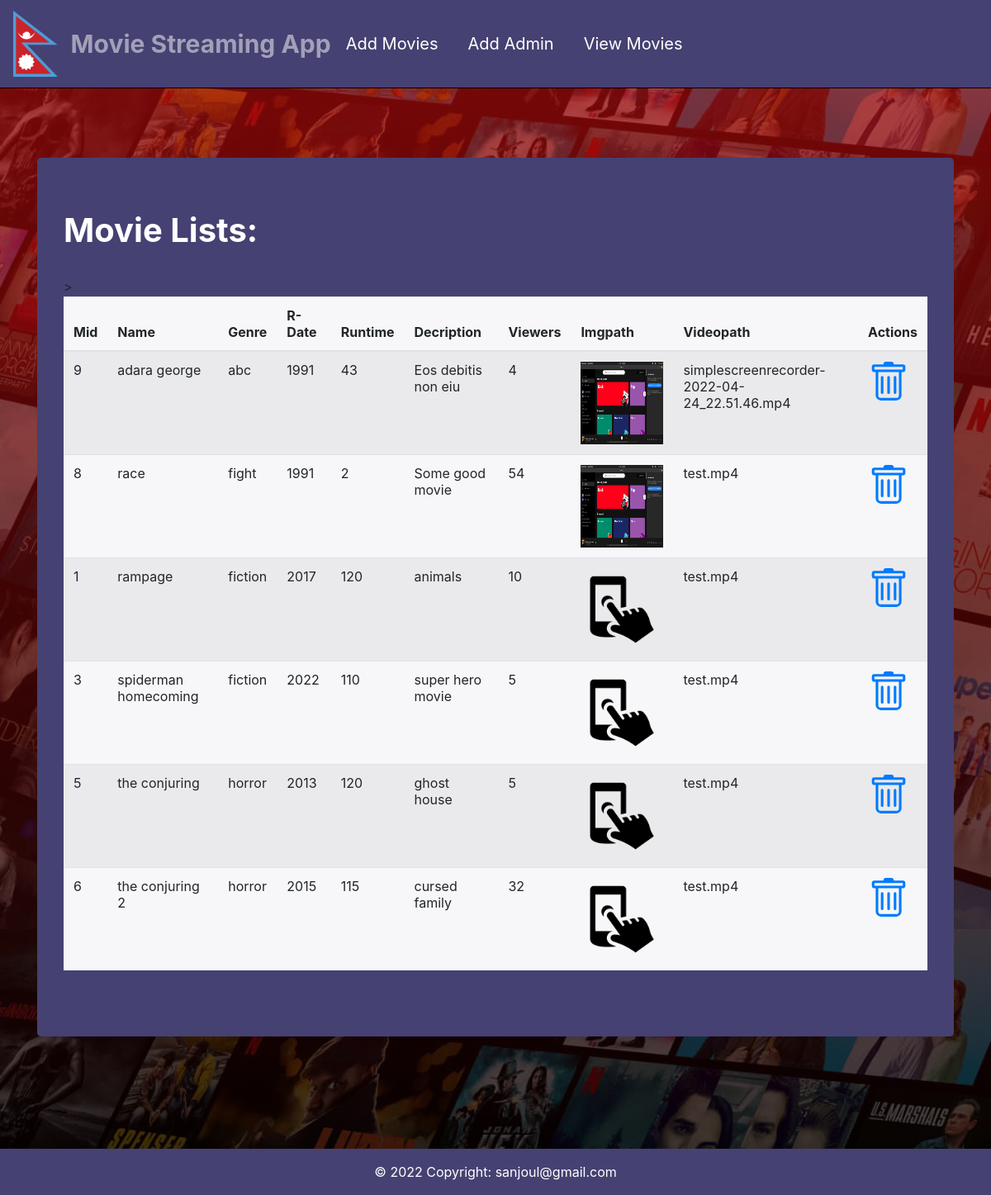
Page /admin/viewMovies.php on the committed database.
### tables this page shows
CREATE TABLE `movies` (
  `mid` int NOT NULL AUTO_INCREMENT,
  `name` varchar(30) NOT NULL,
  `genre` varchar(20) NOT NULL,
  `rdate` varchar(5) NOT NULL,
  `runtime` varchar(4) NOT NULL,
  `decription` varchar(100) NOT NULL,
  `viewers` int DEFAULT '1',
  `imgpath` varchar(50) NOT NULL,
  `videopath` varchar(50) NOT NULL,
  PRIMARY KEY (`mid`)
);

### admin/viewMovies.php (the view, shortened to what this page needs)
<?php include 'header.php';  ?>
<?php include '../dbh.php';  ?>
<div class="container-fluid">
    <div class="container">
        <div class="jumbotron">
            <h1 style="color: white;">Movie Lists:</h1>
            <br>
            <table class="table table-striped">>
                <thead>
                    <tr>
                        <th scope="col">Mid</th>
                        <th scope="col">Name</th>
                        <th scope="col">Genre</th>
                        <th scope="col">R-Date</th>
                        <th scope="col">Runtime</th>
                        <th scope="col">Decription</th>
                        <th scope="col">Viewers</th>
                        <th scope="col">Imgpath</th>
                        <th scope="col">Videopath</th>
                        <th scope="col">Actions</th>
                    </tr>
                </thead>
                <tbody>
<?php
            $im = "SELECT * FROM movies ORDER BY name ASC" ;
            $records = mysqli_query($conn,$im);
            while($result = mysqli_fetch_assoc($records)){
                ?>
                <tr>
                    <td scope="row"><?php echo $result['mid'] ?></td>
                    <td><?php echo $result['name'] ?></td>
                    <td><?php echo $result['genre'] ?></td>
                    <td><?php echo $result['rdate'] ?></td>
                    <td><?php echo $result['runtime'] ?></td>
                    <td><?php echo $result['decription'] ?></td>
                    <td><?php echo $result['viewers'] ?></td>
                    <td><img height="100px" width="100px" src="../images/<?php echo $result['imgpath'] ?>"/></td>
                    <td><?php echo $result['videopath'] ?></td>
                    <td>
                        <a href="deleteMovie.php?id=<?php echo $result['mid'] ?>">
                    </a>
                    </td>
                </tr>
                <?php
            }
?>
                </tbody>
            </table>
        </div>
    </div>
</div>
<footer class="page-footer font-small blue">
    <div class="footer-copyright text-center py-3">© 2022 Copyright:
        <a href="">sanjoul@gmail.com</a>
    </div>
</footer>
</body>
</html>

### user.css (style rules this page uses)
body { font-family: sans-serif; height: 100%; background-image: linear-gradient(rgba(179, 10, 10, 0.7), rgba(0,0,0,0.7)),url(img/background.jpg); }
.jumbotron { position: inherit; margin-top: 7%; background-color: rgba(0, 0, 0, 0.6);; }
.jumbotron h1 { color: black; font-weight: bold; }
.container-fluid { margin-top: 7%; height: 150vh; background-position: center; background-size: cover; background-attachment: fixed; }
.page-footer { background-color: black; color: light; }

### admin/header.php (style rules this page uses)
.jumbotron { background:rgba(69,65,114,255)!important; }
.footer-copyright { background:rgba(69,65,114,255)!important; color: white; }
.footer-copyright a { list-style: none; color: white; }

### admin/viewMovies.php (style rules this page uses)
table { background-color: #f7f7f9 !important; }

### rows in the picture
movies: mid "9", name "adara george", genre "abc", rdate "1991", runtime "43", decription "Eos debitis non eiu", viewers "4", imgpath (picture), videopath "simplescreenrecorder-2022-04-24_22.51.46.mp4"
movies: mid "8", name "race", genre "fight", rdate "1991", runtime "2", decription "Some good movie", viewers "54", imgpath (picture), videopath "test.mp4"
movies: mid "1", name "rampage", genre "fiction", rdate "2017", runtime "120", decription "animals", viewers "10", imgpath (picture), videopath "test.mp4"
movies: mid "3", name "spiderman homecoming", genre "fiction", rdate "2022", runtime "110", decription "super hero movie", viewers "5", imgpath (picture), videopath "test.mp4"
movies: mid "5", name "the conjuring", genre "horror", rdate "2013", runtime "120", decription "ghost house", viewers "5", imgpath (picture), videopath "test.mp4"
movies: mid "6", name "the conjuring 2", genre "horror", rdate "2015", runtime "115", decription "cursed family", viewers "32", imgpath (picture), videopath "test.mp4"
